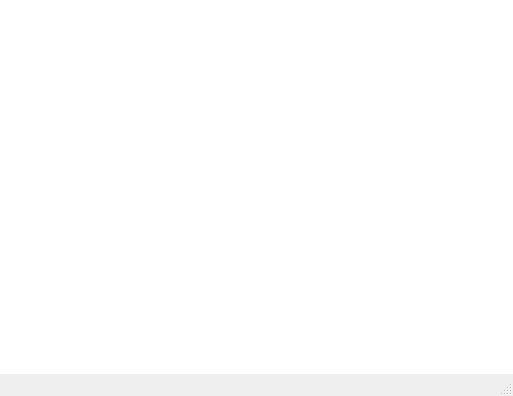
<ui version="4.0" >
 <class>FigureWindow</class>
 <widget class="QMainWindow" name="FigureWindow" >
  <property name="geometry" >
   <rect>
    <x>0</x>
    <y>0</y>
    <width>513</width>
    <height>396</height>
   </rect>
  </property>
  <property name="windowTitle" >
   <string>Octave - Figure</string>
  </property>
  <widget class="QWidget" name="centralwidget" >
   <layout class="QVBoxLayout" >
    <property name="leftMargin" >
     <number>0</number>
    </property>
    <property name="topMargin" >
     <number>0</number>
    </property>
    <property name="rightMargin" >
     <number>0</number>
    </property>
    <property name="bottomMargin" >
     <number>0</number>
    </property>
    <item>
     <widget class="QGraphicsView" name="view" >
      <property name="font" >
       <font>
        <pointsize>8</pointsize>
       </font>
      </property>
      <property name="frameShape" >
       <enum>QFrame::NoFrame</enum>
      </property>
      <property name="verticalScrollBarPolicy" >
       <enum>Qt::ScrollBarAlwaysOff</enum>
      </property>
      <property name="horizontalScrollBarPolicy" >
       <enum>Qt::ScrollBarAlwaysOff</enum>
      </property>
      <property name="alignment" >
       <set>Qt::AlignLeading|Qt::AlignLeft|Qt::AlignTop</set>
      </property>
      <property name="renderHints" >
       <set>QPainter::Antialiasing|QPainter::TextAntialiasing</set>
      </property>
      <property name="transformationAnchor" >
       <enum>QGraphicsView::NoAnchor</enum>
      </property>
     </widget>
    </item>
   </layout>
  </widget>
  <widget class="QMenuBar" name="menubar" >
   <property name="geometry" >
    <rect>
     <x>0</x>
     <y>0</y>
     <width>513</width>
     <height>31</height>
    </rect>
   </property>
  </widget>
  <widget class="QStatusBar" name="statusbar" />
 </widget>
 <resources/>
 <connections/>
</ui>
